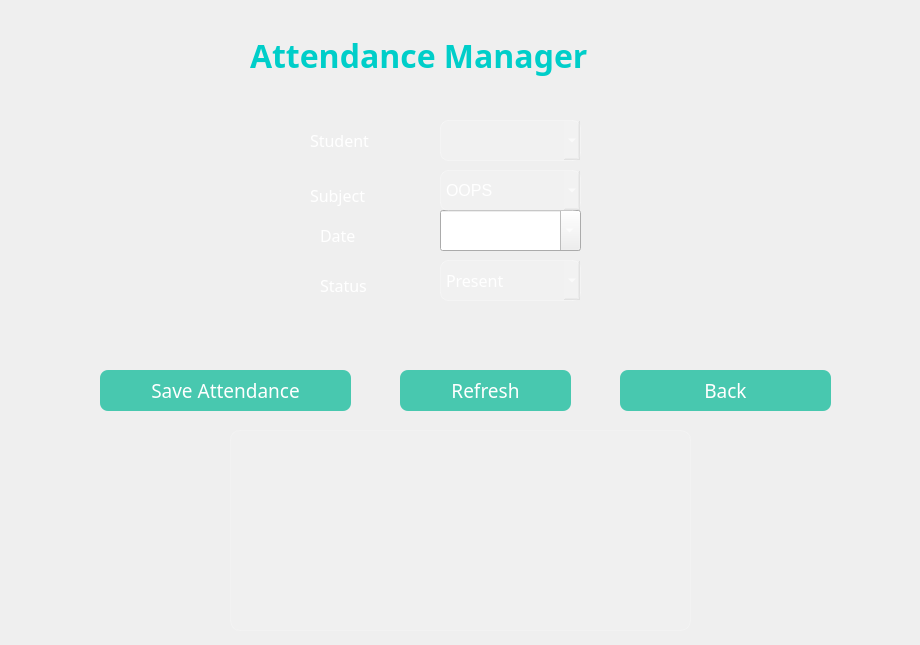
<?xml version="1.0" encoding="UTF-8"?>
<ui version="4.0">
 <class>attendancewindow</class>
 <widget class="QWidget" name="attendancewindow">
  <property name="geometry">
   <rect>
    <x>0</x>
    <y>0</y>
    <width>920</width>
    <height>645</height>
   </rect>
  </property>
  <property name="windowTitle">
   <string>Form</string>
  </property>
  <property name="styleSheet">
   <string notr="true">background-color: qlineargradient(
    x1:0, y1:0, x2:1, y2:1,
    stop:0 #141e30,
    stop:1 #243b55
);
color: white;</string>
  </property>
  <widget class="QLabel" name="lblTitle">
   <property name="geometry">
    <rect>
     <x>250</x>
     <y>20</y>
     <width>431</width>
     <height>71</height>
    </rect>
   </property>
   <property name="font">
    <font>
     <family>Swis721 LtEx BT</family>
     <pointsize>-1</pointsize>
     <bold>true</bold>
    </font>
   </property>
   <property name="styleSheet">
    <string notr="true">font-size: 32px;
font-weight: bold;
color: #00cec9;</string>
   </property>
   <property name="text">
    <string>Attendance Manager</string>
   </property>
  </widget>
  <widget class="QLabel" name="lblStudent">
   <property name="enabled">
    <bool>true</bool>
   </property>
   <property name="geometry">
    <rect>
     <x>310</x>
     <y>120</y>
     <width>91</width>
     <height>41</height>
    </rect>
   </property>
   <property name="font">
    <font>
     <family>Swis721 LtEx BT</family>
     <pointsize>12</pointsize>
    </font>
   </property>
   <property name="styleSheet">
    <string notr="true">QLineEdit, QComboBox {
    background-color: rgba(255,255,255,0.1);
    border: 1px solid rgba(255,255,255,0.3);
    border-radius: 8px;
    padding: 5px;
    color: white;
}</string>
   </property>
   <property name="text">
    <string>Student</string>
   </property>
  </widget>
  <widget class="QComboBox" name="comboStudent">
   <property name="geometry">
    <rect>
     <x>440</x>
     <y>120</y>
     <width>141</width>
     <height>41</height>
    </rect>
   </property>
   <property name="font">
    <font>
     <family>Swis721 LtEx BT</family>
     <pointsize>12</pointsize>
    </font>
   </property>
   <property name="styleSheet">
    <string notr="true">QLineEdit, QComboBox {
    background-color: rgba(255,255,255,0.1);
    border: 1px solid rgba(255,255,255,0.3);
    border-radius: 8px;
    padding: 5px;
    color: white;
}</string>
   </property>
  </widget>
  <widget class="QLabel" name="lblSubject">
   <property name="geometry">
    <rect>
     <x>310</x>
     <y>180</y>
     <width>91</width>
     <height>31</height>
    </rect>
   </property>
   <property name="font">
    <font>
     <family>Swis721 LtEx BT</family>
     <pointsize>12</pointsize>
    </font>
   </property>
   <property name="styleSheet">
    <string notr="true">QLineEdit, QComboBox {
    background-color: rgba(255,255,255,0.1);
    border: 1px solid rgba(255,255,255,0.3);
    border-radius: 8px;
    padding: 5px;
    color: white;
}</string>
   </property>
   <property name="text">
    <string>Subject</string>
   </property>
  </widget>
  <widget class="QLabel" name="lblDate">
   <property name="geometry">
    <rect>
     <x>320</x>
     <y>220</y>
     <width>71</width>
     <height>31</height>
    </rect>
   </property>
   <property name="font">
    <font>
     <family>Swis721 LtEx BT</family>
     <pointsize>12</pointsize>
    </font>
   </property>
   <property name="styleSheet">
    <string notr="true">QLineEdit, QComboBox {
    background-color: rgba(255,255,255,0.1);
    border: 1px solid rgba(255,255,255,0.3);
    border-radius: 8px;
    padding: 5px;
    color: white;
}</string>
   </property>
   <property name="text">
    <string>Date</string>
   </property>
  </widget>
  <widget class="QDateEdit" name="dateAttendance">
   <property name="geometry">
    <rect>
     <x>440</x>
     <y>210</y>
     <width>141</width>
     <height>41</height>
    </rect>
   </property>
   <property name="font">
    <font>
     <family>Swis721 LtEx BT</family>
     <pointsize>12</pointsize>
    </font>
   </property>
   <property name="styleSheet">
    <string notr="true">QLineEdit, QComboBox {
    background-color: rgba(255,255,255,0.1);
    border: 1px solid rgba(255,255,255,0.3);
    border-radius: 8px;
    padding: 5px;
    color: white;
}</string>
   </property>
   <property name="calendarPopup">
    <bool>true</bool>
   </property>
  </widget>
  <widget class="QLabel" name="lblStatus">
   <property name="geometry">
    <rect>
     <x>320</x>
     <y>270</y>
     <width>81</width>
     <height>31</height>
    </rect>
   </property>
   <property name="font">
    <font>
     <family>Swis721 LtEx BT</family>
     <pointsize>12</pointsize>
    </font>
   </property>
   <property name="styleSheet">
    <string notr="true">QLineEdit, QComboBox {
    background-color: rgba(255,255,255,0.1);
    border: 1px solid rgba(255,255,255,0.3);
    border-radius: 8px;
    padding: 5px;
    color: white;
}</string>
   </property>
   <property name="text">
    <string>Status</string>
   </property>
  </widget>
  <widget class="QComboBox" name="comboStatus">
   <property name="geometry">
    <rect>
     <x>440</x>
     <y>260</y>
     <width>141</width>
     <height>41</height>
    </rect>
   </property>
   <property name="font">
    <font>
     <family>Swis721 LtEx BT</family>
     <pointsize>12</pointsize>
    </font>
   </property>
   <property name="styleSheet">
    <string notr="true">QLineEdit, QComboBox {
    background-color: rgba(255,255,255,0.1);
    border: 1px solid rgba(255,255,255,0.3);
    border-radius: 8px;
    padding: 5px;
    color: white;
}</string>
   </property>
   <item>
    <property name="text">
     <string>Present</string>
    </property>
   </item>
   <item>
    <property name="text">
     <string>Absent</string>
    </property>
   </item>
  </widget>
  <widget class="QPushButton" name="btnSaveAttendance">
   <property name="geometry">
    <rect>
     <x>100</x>
     <y>370</y>
     <width>251</width>
     <height>41</height>
    </rect>
   </property>
   <property name="font">
    <font>
     <family>Swis721 LtEx BT</family>
     <pointsize>14</pointsize>
    </font>
   </property>
   <property name="styleSheet">
    <string notr="true">QPushButton {
    background-color: rgba(0, 184, 148, 0.7);
    color: white;
    border-radius: 8px;
    padding: 6px;
}
QPushButton:hover {
    background-color: rgba(0, 184, 148, 1);
}</string>
   </property>
   <property name="text">
    <string>Save Attendance</string>
   </property>
  </widget>
  <widget class="QPushButton" name="btnRefresh">
   <property name="geometry">
    <rect>
     <x>400</x>
     <y>370</y>
     <width>171</width>
     <height>41</height>
    </rect>
   </property>
   <property name="font">
    <font>
     <family>Swis721 LtEx BT</family>
     <pointsize>14</pointsize>
    </font>
   </property>
   <property name="styleSheet">
    <string notr="true">QPushButton {
    background-color: rgba(0, 184, 148, 0.7);
    color: white;
    border-radius: 8px;
    padding: 6px;
}
QPushButton:hover {
    background-color: rgba(0, 184, 148, 1);
}</string>
   </property>
   <property name="text">
    <string>Refresh</string>
   </property>
  </widget>
  <widget class="QTableView" name="tableAttendance">
   <property name="geometry">
    <rect>
     <x>230</x>
     <y>430</y>
     <width>461</width>
     <height>201</height>
    </rect>
   </property>
   <property name="font">
    <font>
     <family>Swis721 LtEx BT</family>
     <pointsize>10</pointsize>
    </font>
   </property>
   <property name="styleSheet">
    <string notr="true">QTableView {
    background-color: rgba(255,255,255,0.05);
    border: 1px solid rgba(255,255,255,0.2);
    border-radius: 10px;
    color: white;
    gridline-color: rgba(255,255,255,0.2);
}

QHeaderView::section {
    background-color: rgba(255,255,255,0.1);
    color: white;
    padding: 5px;
    border: none;
}</string>
   </property>
  </widget>
  <widget class="QPushButton" name="btnBack">
   <property name="geometry">
    <rect>
     <x>620</x>
     <y>370</y>
     <width>211</width>
     <height>41</height>
    </rect>
   </property>
   <property name="font">
    <font>
     <family>Swis721 LtEx BT</family>
     <pointsize>14</pointsize>
    </font>
   </property>
   <property name="styleSheet">
    <string notr="true">QPushButton {
    background-color: rgba(0, 184, 148, 0.7);
    color: white;
    border-radius: 8px;
    padding: 6px;
}
QPushButton:hover {
    background-color: rgba(0, 184, 148, 1);
}</string>
   </property>
   <property name="text">
    <string>Back</string>
   </property>
  </widget>
  <widget class="QComboBox" name="comboSubject">
   <property name="geometry">
    <rect>
     <x>440</x>
     <y>170</y>
     <width>141</width>
     <height>41</height>
    </rect>
   </property>
   <property name="font">
    <font>
     <pointsize>12</pointsize>
    </font>
   </property>
   <property name="styleSheet">
    <string notr="true">QLineEdit, QComboBox {
    background-color: rgba(255,255,255,0.1);
    border: 1px solid rgba(255,255,255,0.3);
    border-radius: 8px;
    padding: 5px;
    color: white;
}</string>
   </property>
   <item>
    <property name="text">
     <string>OOPS</string>
    </property>
   </item>
   <item>
    <property name="text">
     <string>DAA</string>
    </property>
   </item>
   <item>
    <property name="text">
     <string>Software</string>
    </property>
   </item>
   <item>
    <property name="text">
     <string>System</string>
    </property>
   </item>
  </widget>
 </widget>
 <resources/>
 <connections/>
</ui>
